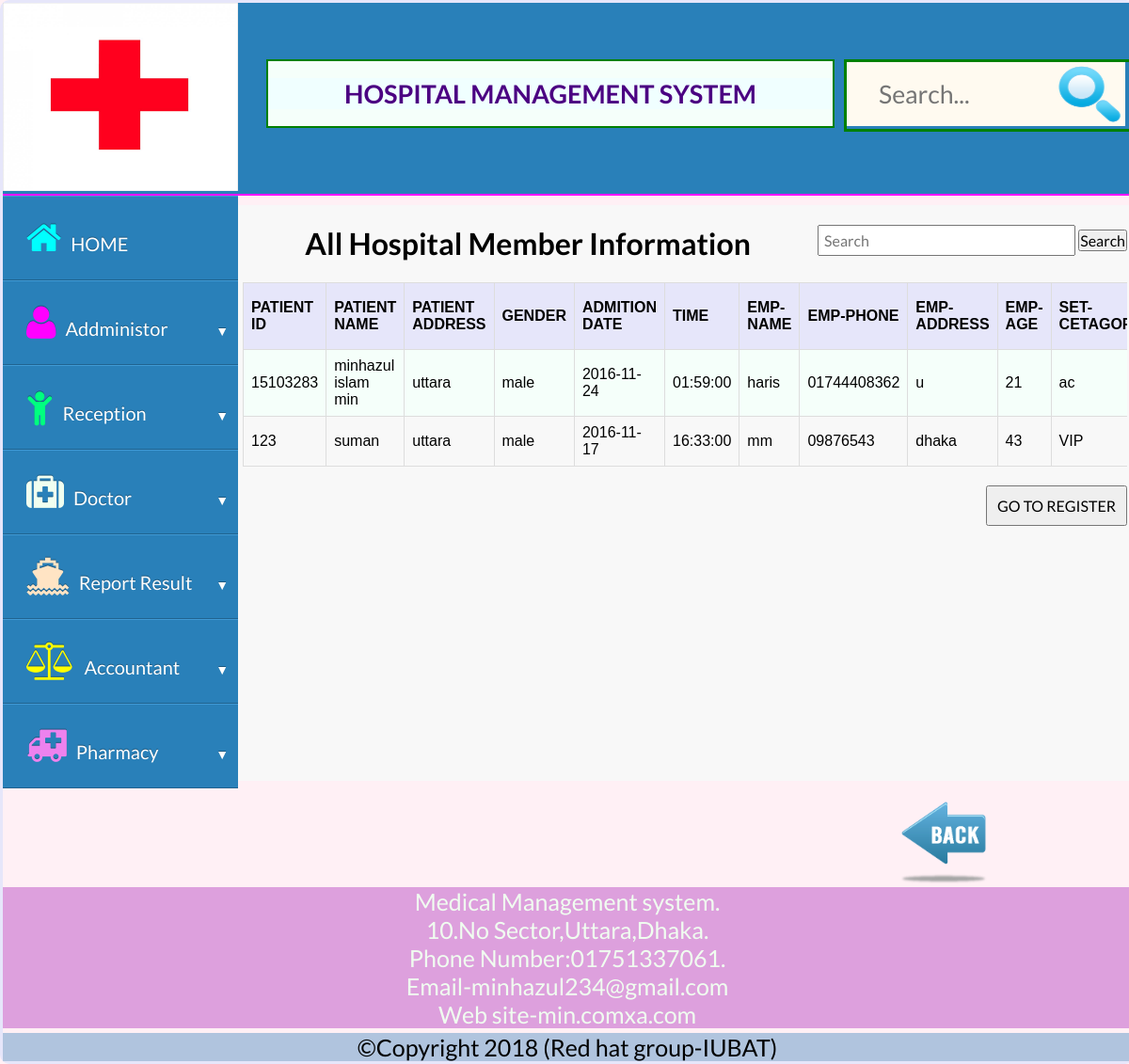
Page /all_users/patient_details.php on the committed database.
### tables this page shows
CREATE TABLE `patient_info` (
  `id` int(11) NOT NULL,
  `patient_id` varchar(100) NOT NULL,
  `full_Name` varchar(100) NOT NULL,
  `address` varchar(177) NOT NULL,
  `gender` varchar(345) NOT NULL,
  `t_bday` date NOT NULL,
  `usr_time` time NOT NULL,
  `emp_name` varchar(111) NOT NULL,
  `emp_phone` varchar(1111) NOT NULL,
  `emp_address` varchar(111) NOT NULL,
  `emp_gender` varchar(111) NOT NULL,
  `emp_age` varchar(111) NOT NULL,
  `set_Category` varchar(234) NOT NULL,
  `set_usr_time` time NOT NULL,
  `folor_no` varchar(234) NOT NULL,
  `room_no` varchar(234) NOT NULL,
  `set_no` varchar(233) NOT NULL,
  `Doctor_id` varchar(222) NOT NULL,
  `Doctor_name` varchar(111) NOT NULL
);

### functions/dbconfig.php (called while the page is built)
<?php
	class dbconfig{
		public function connection(){
			$conn = new mysqli("127.0.0.1","root","","hospital_management_system");
			return $conn;
		}
	}
?>

### functions/functions.php (called while the page is built, shortened)
<?php
class cls_func{
	public function con(){
		$connect = new dbconfig();
		return $connect->connection();
	}
	public function view_patient_info(){
		$result = $this->con()->query("Select * from patient_info");
		return $result;
	}
	}
	?>

### all_users/patient_details.php (the view, shortened to what this page needs)
<?php
  require_once('../functions/dbconfig.php');
  require_once('../functions/functions.php');
  $obj = new cls_func();
  $qry=$obj->view_patient_info();
?>
<!DOCTYPE HTML>
<html>
  <head>
			<link rel="stylesheet" type="text/css" href="../css/project.css"/>
			<link rel="stylesheet" type="text/css" href="../css/font-awesome.min.css"/>
			<link rel="stylesheet" href="../css/normalize.css">
        	<link rel="stylesheet" href="../css/dropdown.css">
  </head>
  <body>
      <div class="all">
        <div class="firsttwo">
          <div class="logo">
            <img src="../images/medical-logo.jpeg" style="width:250px;height:200px;"/>
          </div>
          <div class="title">
            <center>
            <h1>HOSPITAL MANAGEMENT SYSTEM</h1>
            </center>
          </div>
          <div class="search">
            <div class="box">
  <div class="container-1">
      <input type="search" id="search" placeholder="Search..." />
   <a href=""><img src="../images/search.png" alt="" style="width:76px;
   height:68px;
   background-color:#FFFAF0;
   margin:0px;
  "/></a>
  </div>
</div>
          </div>
        </div>
        <div class="secondthree">
    <div class="container">
    <ul>
      <li class="dropdown">
        <a href="../index.php" data-toggle="dropdown"><i class="fa-2x fa fa-home" aria-hidden="true" style="margin-right:10px;color:#00FFFF;"></i>HOME </a>
      </li>
      <li class="dropdown">
        <a href="#" data-toggle="dropdown"><i class="fa-2x fa fa-user" aria-hidden="true" style="margin-right:10px;color:#FF00FF;"></i>Addministor <i class="icon-arrow"></i></a>
      </li>
    <li class="dropdown">
      <a href="#" data-toggle="dropdown"><i class="fa-2x fa fa-child" aria-hidden="true" style="margin-right:10px;color:#00FF7F;"></i>Reception <i class="icon-arrow"></i></a>
    </li><li class="dropdown">
      <a href="#" data-toggle="dropdown"><i class="fa-2x fa fa-medkit" aria-hidden="true" style="margin-right:10px;color:#F0FFF0;"></i>Doctor<i class="icon-arrow"></i></a>
    </li><li class="dropdown">
      <a href="#" data-toggle="dropdown"><i class="fa-2x fa fa-ship" aria-hidden="true" style="margin-right:10px;color:#FFE4C4;"></i>Report Result<i class="icon-arrow"></i></a>
    </li><li class="dropdown">
      <a href="#" data-toggle="dropdown"><i class="fa-2x fa fa-balance-scale" aria-hidden="true" style="margin-right:10px;color:#FFFF00;"></i>Accountant<i class="icon-arrow"></i></a>
    </li>
    <li class="dropdown">
      <a href="#" data-toggle="dropdown"><i class="fa-2x fa fa-ambulance" aria-hidden="true" style="margin-right:10px;color:#EE82EE;"></i>Pharmacy<i class="icon-arrow"></i></a>
    </li>
  </ul>
</div>
          <div class="MIDDLE" style="height: 612px;">
                         <article style="width:940px;margin:0px auto;">
                                        <form method="GET" action="search.php" style="float: right;">
                                                <input type="text" name="query" placeholder="Search">
                                                <button type="submit">Search</button>
                                            </form>
                                         <center> <h1>All Hospital Member Information</h1></center>
                                         <div style="overflow-x:auto;">
                                            <table>
                                          <tr>
                                            <th>PATIENT ID</th>
                                            <th>PATIENT NAME</th>
                                            <th>PATIENT ADDRESS</th>
                                            <th>GENDER</th>
                                            <th>ADMITION DATE</th>
                                            <th>TIME</th>
                                            <th>EMP-NAME</th>
                                            <th>EMP-PHONE</th>
                                            <th>EMP-ADDRESS</th>
                                            <th>EMP-AGE</th>
                                            <th>SET-CETAGORY</th>
                                          </tr>
                                           <?php
                                  while($rec=$qry->fetch_assoc())
                                            {
                                  ?>
                               <tr>
                                   <td><?php echo $rec['patient_id']; ?></td>
                                   <td><?php echo $rec['full_Name']; ?></td>
                                   <td><?php echo $rec['address']; ?></td>
                                   <td><?php echo $rec['gender']; ?></td>
                                   <td><?php echo $rec['t_bday']; ?></td>
                                   <td><?php echo $rec['usr_time']; ?></td>
                                   <td><?php echo $rec['emp_name']; ?></td>
                                   <td><?php echo $rec['emp_phone']; ?></td>
                                   <td><?php echo $rec['emp_address']; ?></td>
                                   <td><?php echo $rec['emp_age']; ?></td>
                                   <td><?php echo $rec['set_Category']; ?></td>
                                 </tr>
                                        <?php
                                              }
                                        ?>
                                 </table>
                             </div>
                             <center><a href = "register.php"><input type = "button" value = "GO TO REGISTER" style="padding: 10px;margin-top: 20px;float: right;" /></a></center>
                           </article>
                   </div>
                <div class="back" style="float:right;">
                  <center>
                  <a href=""><img src="../images/back-icon.png" style="width:100px;height: 100px;" /></a>
                  </center>
                </div>
          </div>
        <div class="add">
        <center>Medical Management system.<br>10.No Sector,Uttara,Dhaka.<br>Phone Number:01751337061.<br>Email-minhazul234@gmail.com<br>Web site-min.comxa.com</center>
        </div>
        <div class="copyright">
        <center>
        &copy;Copyright 2018 (Red hat group-IUBAT)
        </center>
        </div>
      </div>
  </body>
</html>

### css/project.css (style rules this page uses)
* { margin:0px;padding:0px; }
body { background-color:#FFF0F5; }
.all { width:1200px;margin:0px auto;background-color:#FFF0F5;border:3px solid #E6E6FA;border-radius:10px; }
.firsttwo { background-color:#2980B9;display:block;overflow:hidden;border-bottom:2px solid #FF00FF; }
.logo { background-color:;float:left; }
.title { background-color:#F5FFFA;margin-left:30px;margin-top:60px;width:600px;float:left;padding:0px;border:2px solid green; }
.title h1 { background-color:#F0FFFF;color:#4B0082;font-size:27px; }
.secondthree { overflow:hidden;display:block; }
.MIDDLE { background-color: #f8f8f8;width:950px;margin:10px auto;overflow: hidden; }
.copyright { background-color:#B0C4DE;font-size:25px;margin-top:5px; }
.search { float:right;margin-top:60px;border:3px solid green; }
.add { background-color:#DDA0DD; color:#F0FFF0;font-size:25px; }
.container-1 { width: 300px; vertical-align: middle; white-space: nowrap; position: relative; }
.container-1 input#search { width: 220px; height: 50px; background:#FFFAF0; border: none; font-size: 20pt; float: left; color: #63717f; padding:34px; }
input[type="text"],input[type="email"],input[type="password"] { border:1px solod green;width: 260px;margin-bottom: 10px;margin-left: 5px;padding: 5px; }
.back { width:400px;margin:0px auto; }

### css/dropdown.css (style rules this page uses)
body { font-family: "Lato", Helvetica, Arial; font-size: 16px; }
*, *:before, *:after { -webkit-border-sizing: border-box; -moz-border-sizing: border-box; border-sizing: border-box; }
.container { float:left; width: 250px; margin: 0px; }
.container > ul { list-style: none; padding: 0; margin: 0 0 20px 0; }
.dropdown a { text-decoration: none;font-size: 20px; }
.dropdown [data-toggle="dropdown"] { position: relative; display: block; color: white; background: #2980B9; -moz-box-shadow: 0 1px 0 #409ad5 inset, 0 -1px 0 #20638f inset; -webkit-box-shadow: 0 1px 0 #409ad5 inset, 0 -1px 0 #20638f inset; box-shadow: 0 1px 0 #409ad5 inset, 0 -1px 0 #20638f inset; text-shadow: 0 -1px 0 rgba(0, 0, 0, 0.3); padding: 25px; }
.dropdown .icon-arrow { position: absolute; display: block; font-size: 0.7em; color: #fff; top: 45px; right: 10px; }
.dropdown .icon-arrow:before { content: '\25BC'; }

### all_users/patient_details.php (style rules this page uses)
table { font-family: arial, sans-serif; border-collapse: collapse; width: 100%; }
th { background-color: #E6E6FA; }
td, th { border: 1px solid #dddddd; text-align: left; padding: 8px; }
tr:nth-child(even) { background-color: #F5FFFA; }

### rows in the picture
patient_info: patient "15103283", full_Name "minhazul islam min", address "uttara", gender "male", t_bday "2016-11-24", usr_time "01:59:00", emp_name "haris", emp_phone "01744408362", emp_address "u", emp_age "21", set_Category "ac"
patient_info: patient "123", full_Name "suman", address "uttara", gender "male", t_bday "2016-11-17", usr_time "16:33:00", emp_name "mm", emp_phone "09876543", emp_address "dhaka", emp_age "43", set_Category "VIP"
